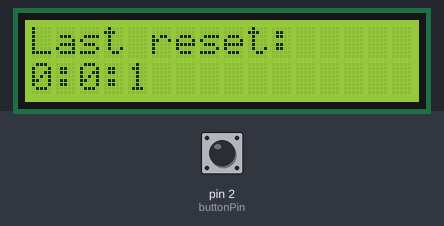
The sketch below on a simulated Arduino Uno, built with avr-gcc and run on an emulated ATmega328P. Shown: 16×2 character LCD. Inputs (shaded band) come from the test bench; at power-on: pin 2 (buttonPin) HIGH.

Above: at 1.2 s.
1.3 s: pin 2 (buttonPin) pulled LOW for 0.15 s
At 2.1 s:
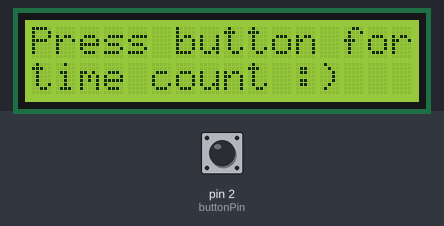
3.0 s: pin 2 (buttonPin) pulled LOW for 1 s
At 3.9 s:
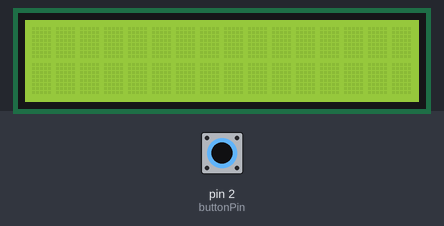
5.5 s: pin 2 (buttonPin) pulled LOW for 0.15 s
At 6.8 s:
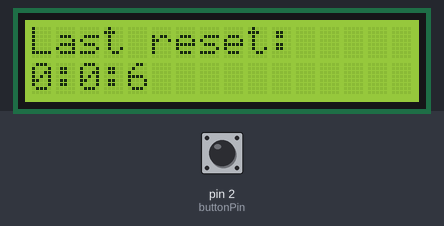
Timing chart, 0 to 8.5 s (numbered marks = the images above; inputs shaded):
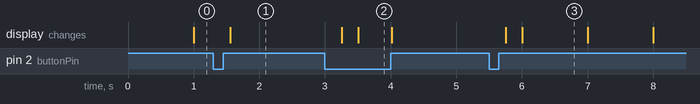

The sketch:

LCD_buttonChange.ino
```cpp
/*
Modified by SJBauman from
SparkFun Inventor’s Kit
Circuit 4A-HelloWorld

The LCD will display the first programmed screen until the button is pressed, selecting
the next screen. The button will toggle between or cycle through as many programmed screens as desired

View circuit diagram and instructions at: https://learn.sparkfun.com/tutorials/sparkfun-inventors-kit-experiment-guide---v40
Download drawings and code at: https://github.com/sparkfun/SIK-Guide-Code
*/

#include <LiquidCrystal.h>          //the liquid crystal library contains commands for printing to the display

LiquidCrystal lcd(13, 12, 11, 10, 9, 8);   // tell the board what pins are connected to the display

const int buttonPin = 2;
int secs = 0;
int mins = 0;
int hrs = 0;
int screenSelect = 0;

void setup() {
  pinMode(buttonPin, INPUT_PULLUP); //set up this pin to use the board's internal pullup resistor
  lcd.begin(16, 2);                 //tell the lcd library that we are using a display that is 16 characters wide and 2 characters high
  lcd.clear();                      //clear the display
}

void loop() {
  if(screenToggle(buttonCheck())== 0){   //If button is pressed and screen0 is chosen
    screen0();                           //Run the screen0 function
  } else if (screenToggle(buttonCheck()) == 1) {  //If button is pressed and screen1 is chosen
    screen1();                            //Run the screen1 function
  }                                       //One could continue adding elseifs for as many screens as desired
}

bool buttonCheck() {
  //check if the button is being pressed
  if (digitalRead(buttonPin) == LOW) {
    delay(250);             //Allow time for button press to complete, but no so long of a delay that the screen change is slow
    return true;            //Button is being pressed
  } else {
    return false;           //Button is not being pressed
  }
}

int screenToggle(bool buttPress) {
  if (screenSelect == 0 && buttPress == true){  //Button press during screen0?
    screenSelect = 1;                           //Toggle to screen1
    lcd.clear();                                //Clear the screen before printing to lcd
  } else if (screenSelect == 1 && buttPress == true){
    screenSelect = 0;
    lcd.clear();
  }
  return screenSelect;                          //Output selected screen number as int
}

String count(){
  //Calculate seconds, minutes, and hours since last reset using the milliseconds function
  hrs = (millis()/1000) / 3600;
  mins = ((millis() / 1000) / 60) - (60 * hrs);
  secs = (millis() / 1000) - (60 * mins) - (3600 * hrs);
  String resetTime = String(hrs) + ":" + String(mins) + ":" + String(secs)+ " "; //space needed at the end for every minute transition
  return resetTime;
}

void screen0() {
  lcd.setCursor(0,0);       //set the cursor to the 0,0 position (top left corner)
  lcd.print("Last reset:"); //print "Last reset:" starting at that position

  lcd.setCursor(0,1);       //move the cursor to the first space of the bottom row
  lcd.print(count());       //print the number of hours:minutes:seconds that have passed since the last reset
}

void screen1() {
  lcd.setCursor(0,0);           //set the cursor to the 0,0 position (top left corner)
  lcd.print("Press button for");

  lcd.setCursor(0,1);           //move the cursor to the first space of the bottom row
  lcd.print("time count :)");   //The plan for screen1 was to implement a countdown timer
}
```

Measured:
- after the input at 1.3 s, the display: changes after 0.26 s (image 1)
- after the input at 3.0 s, the display: first changes after 0.26 s (image 2 shows a later state)
- after the input at 5.5 s, the display: first changes after 0.26 s (image 3 shows a later state)
- what the display in image 3 shows lasts 1.0 s, from 6.0 s to 7.0 s
